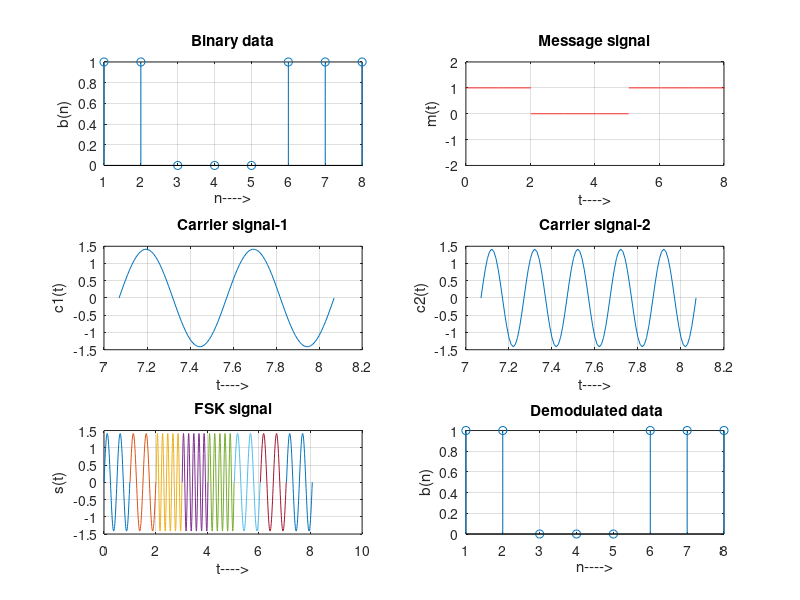

MATLAB code to generate this figure: (Note: this script raises an error after producing the figure.)
% FSK Modulation
% Generate carrier signal
Tb=1;
fc1=2;
fc2=5;
t=0:(Tb/100):Tb;
c1=sqrt(2/Tb)*sin(2*pi*fc1*t); 
c2=sqrt(2/Tb)*sin(2*pi*fc2*t);
% Generate message signal
N=8;
m=rand(1,N);
t1=0; 
t2=Tb;
for i=1:N
t=[t1:(Tb/100):t2];
if m(i)>0.5
m(i)=1;
m_s=ones(1,length(t));
invm_s=zeros(1,length(t));
else
m(i)=0;
m_s=zeros(1,length(t));
invm_s=ones(1,length(t));
end
message(i,:)=m_s;
% Multiplier
fsk_sig1(i,:)=c1.*m_s;
fsk_sig2(i,:)=c2.*invm_s;
fsk=fsk_sig1+fsk_sig2;
% Plotting the message signal and the modulated signal
subplot(3,2,2);
axis([0 N -2 2]);
plot(t,message(i,:),'r');
title('Message signal');
xlabel('t---->');
ylabel('m(t)');
grid on; 
hold on;
subplot(3,2,5);
plot(t,fsk(i,:));
title('FSK signal');
xlabel('t---->');
ylabel('s(t)');
grid on; 
hold on; 
t1=t1+(Tb+.01); t2=t2+(Tb+.01);
end
hold off
% Plotting binary data bits and carrier signal
subplot(3,2,1); 
stem(m);
title('Binary data'); 
xlabel('n---->'); 
ylabel('b(n)');
grid on;
subplot(3,2,3); 
plot(t,c1);
title('Carrier signal-1'); 
xlabel('t---->'); 
ylabel('c1(t)');
grid on;
subplot(3,2,4); 
plot(t,c2);
title('Carrier signal-2'); 
xlabel('t---->'); 
ylabel('c2(t)');
grid on;
% FSK Demodulation
t1=0; 
t2=Tb;
for i=1:N
t=[t1:(Tb/100):t2];
% Correlator
x1=sum(c1.*fsk_sig1(i,:));
x2=sum(c2.*fsk_sig2(i,:));
x=x1-x2;
% Decision device
if x>0
demod(i)=1;
else
demod(i)=0;
end
t1=t1+(Tb+.01);
t2=t2+(Tb+.01);
end
% Plotting the demodulated data bits
subplot(3,2,6);
stem(demod);
title(' Demodulated data'); 
xlabel('n---->'); 
ylabel('b(n)');
grid on;
sgtitle('21103262 - Himanshu Dixit - B11 ', ...
'FontSize',12, 'FontWeight', 'bold', 'HorizontalAlignment', ...
'center', 'FontName', 'Times New Roman');